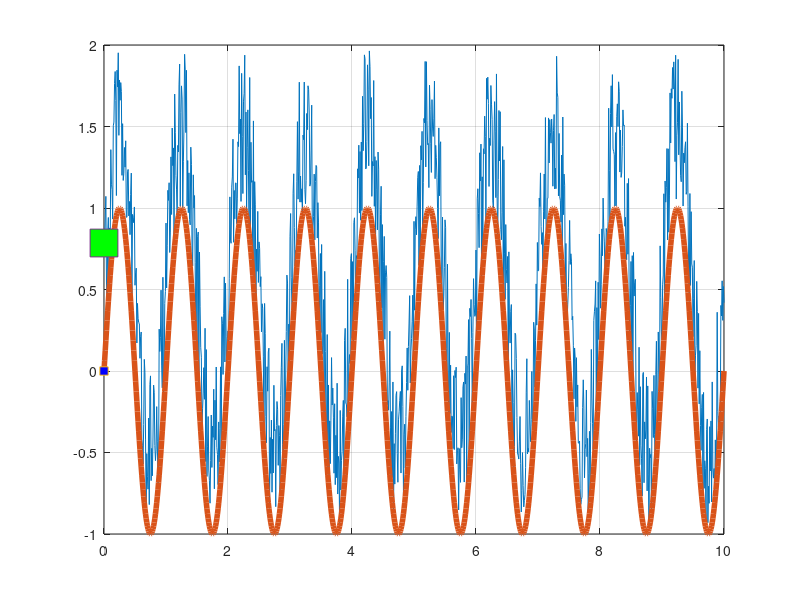

This chart was generated by the following MATLAB code: (Note: this script raises an error after producing the figure.)
%%
close all; clear all; clc;

%%
step = 0.01;
time = 0:step:10;
sig_0 = sin(2*pi*time);
sig_1 = sin(2*pi*time) + rand(size(sig_0));

%%
figure(1)
plot(time, sig_1);
hold on; grid on;
plot(time, sig_0, 'LineWidth', 4);
p_1 = plot(time(1), sig_0(1), 's', ...
            'MarkerFaceColor', 'b');
p_2 = plot(time(1), sig_1(1), 's', ...
            'MarkerFaceColor', 'g', ...
            'MarkerSize', 20);
hold off;

%%
for k = 2 : length(time)
    p_1.XData = time(k);
    p_1.YData = sig_0(k);
    p_2.XData = time(k);
    p_2.YData = sig_1(k);
    drawnow;
end

%%
close all; clear all; clc;

step = 0.01;
time = 0:step:10;
sig_0 = sin(2*pi*time);
noise = rand(size(sig_0));
sig_1 = sig_0 + noise - mean(noise);

figure(1)
plot(time, sig_1);

%%
window_size = 20;
filter_den = 1;
filter_num = (1/window_size) * ones(1, window_size);

fillter_sig_1 = filter(filter_num, filter_den, data_sig);